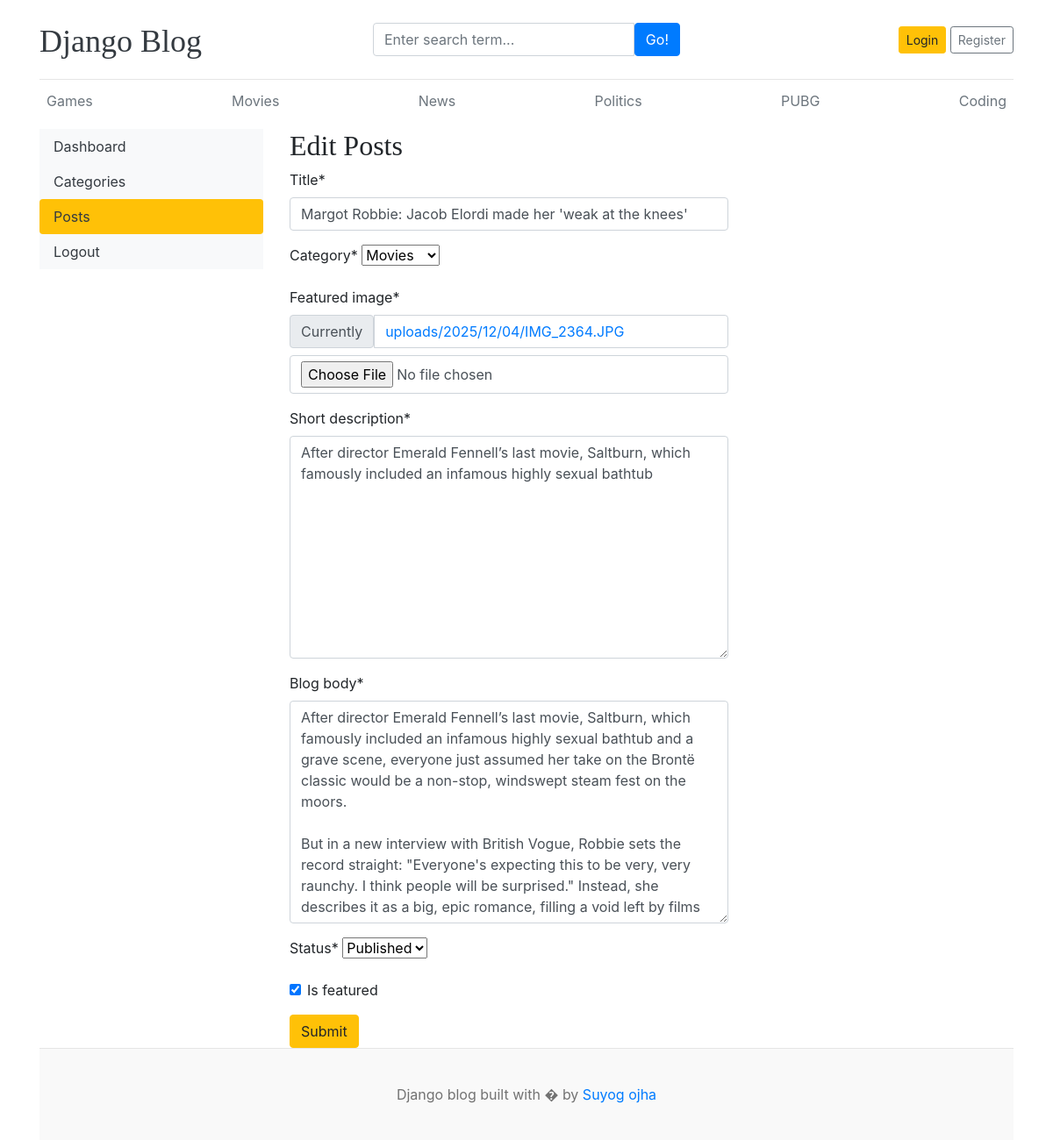
Screenshot of /dashboard/posts/edit/2/ with the database file from the repository.
### blogs/models.py (models this page shows, shortened)
class Category(models.Model):
    category_name = models.CharField(max_length=50, unique=True)
    created_at = models.DateTimeField(auto_now_add=True)
    updated_at = models.DateTimeField(auto_now=True)
    class Meta:
        verbose_name_plural = 'categories'
    def __str__(self):
        return self.category_name

class Blog(models.Model):
    title = models.CharField(max_length=100)
    slug = models.SlugField(max_length=150, unique=True, blank=True)
    category = models.ForeignKey(Category, on_delete=models.CASCADE)
    author = models.ForeignKey(User, on_delete=models.CASCADE)
    featured_image = models.ImageField(upload_to='uploads/%Y/%m/%d')
    short_description = models.TextField(max_length=500)
    blog_body = models.TextField(max_length=2000)
    status = models.CharField(max_length=20, choices=STATUS_CHOICES, default="Draft")
    is_featured = models.BooleanField(default=False)
    created_at = models.DateTimeField(auto_now_add=True)
    updated_at = models.DateTimeField(auto_now=True)

### dashboards/views.py (the view, shortened to what this page needs)
# urls.py: path('posts/edit/<int:pk>/', views.edit_post, name='edit_post'),
def edit_post(request, pk):
    post = get_object_or_404(Blog, pk=pk)
    form  = BlogPostForm(instance=post)
    context = {
        'form': form,
        'post': post,
    }
    return render(request, 'dashboard/edit_post.html', context)

### dashboards/forms.py
class BlogPostForm(forms.ModelForm):
    class Meta:
        model = Blog
        fields = ('title', 'category', 'featured_image', 'short_description', 'blog_body', 'status', 'is_featured')

### blogs/context_processors.py (called while the page is built)
def get_categories(request):
    categories = Category.objects.all()
    return dict(categories=categories)

### templates/dashboard/edit_post.html (shortened to what this page needs)
{% extends 'base.html' %}
{% block content %}
{% load crispy_forms_tags %}
    <div class="row">
        {% include 'dashboard/sidebar.html' %}
        <div class="col-md-9">
            <h2>Edit Posts</h2>
            <form action="{% url 'edit_post' post.id %}" method="POST" style="width:500px;" enctype="multipart/form-data">
                {{ form | crispy }}
                <button type="submit" class="btn btn-warning">Submit</button>
            </form>
        </div>
    </div>
{% endblock %}

### templates/base.html (shortened to what this page needs)
{% load static %}
<!DOCTYPE html>
<html lang="en">
<head>
    <link href="https://getbootstrap.com/docs/4.0/dist/css/bootstrap.min.css" rel="stylesheet">
    <link rel="stylesheet" href="/static/css/blog.css" type="text/css">
    <link rel="stylesheet" href="https://cdnjs.cloudflare.com/ajax/libs/font-awesome/4.7.0/css/font-awesome.min.css">
  </head>
<body>
    <div class="container">
      <header class="blog-header py-3">
        <div class="row flex-nowrap justify-content-between align-items-center">
          <div class="col-4 pt-1">
            <a class="blog-header-logo text-dark" href="/">Django Blog</a>
          </div>
          <div class="col-4">
            <form action="{% url 'search' %}" method="GET">
              <div class="input-group">
                <input class="form-control" type="text" name="keyword" value="{{ keyword }}" placeholder="Enter search term..." aria-label="Enter search term..." aria-describedby="button-search" />
                <button type="submit" class="btn btn-primary" id="button-search" type="button">Go!</button>
            </div>
            </form>
          </div>
          <div class="col-4 d-flex justify-content-end align-items-center">
            {% if not user.is_authenticated %}
            <a class="btn btn-sm btn-warning" href="{% url 'login' %}">Login</a> &nbsp;
            <a class="btn btn-sm btn-outline-secondary" href="{% url 'register' %}">Register</a>
            {% else %}
            <span>Welcome, {{ user }} <a href="{% url 'dashboard' %}"><span>Dashboard</span></a> </span>
            &emsp;
            <span><a href="{% url 'logout' %}">Logout</a></span>
            {% endif %}
          </div>
        </div>
      </header>
      <div class="nav-scroller py-1 mb-2">
        <nav class="nav d-flex justify-content-between">
          {% for cat in categories %}
          <a class="p-2 text-muted" href="{% url 'posts_by_category' cat.id %}">{{ cat.category_name }}</a>
          {% endfor %}
        </nav>
      </div>
{% block content %}
{% endblock content %}
<footer class="blog-footer">
  <p>Django blog built with � by <a href="#">Suyog ojha</a></p>
</footer>
</body>
</html>

### blog_main/static/css/blog.css (style rules this page uses)
.blog-header { border-bottom: 1px solid #e5e5e5; }
.blog-header-logo { font-family: "Playfair Display", Georgia, "Times New Roman", serif; font-size: 2.25rem; }
h1, h2, h3, h4, h5, h6 { font-family: "Playfair Display", Georgia, "Times New Roman", serif; }
.blog-footer { padding: 2.5rem 0; color: #727272; text-align: center; background-color: #f9f9f9; border-top: .05rem solid #e5e5e5; }
.blog-footer p:last-child { margin-bottom: 0; }

### rows the page displays
Category: category_name "Games"
Category: category_name "Movies"
Category: category_name "News"
Category: category_name "Politics"
Category: category_name "PUBG"
Category: category_name "Coding"
Blog: title "Margot Robbie: Jacob Elordi made her 'weak at the knees'", category "Movies", short_description "After director Emerald Fennell’s last movie, Saltburn, which famously included an infamous highly sexual bathtub", blog_body "After director Emerald Fennell’s last movie, Saltburn, which famously included an infamous highly sexual bathtub and a grave scene, everyone just assumed her take on the Brontë classic would be a non-stop, windswept steam fest on the moors. But in a new interview with British Vogue, Robbie sets the record straight: \"Everyone's expecting this to be very, very raunchy. I think people will be surprised.\" Instead, she describes it as a big, epic romance, filling a void left by films", status "Published", is_featured "☑"
